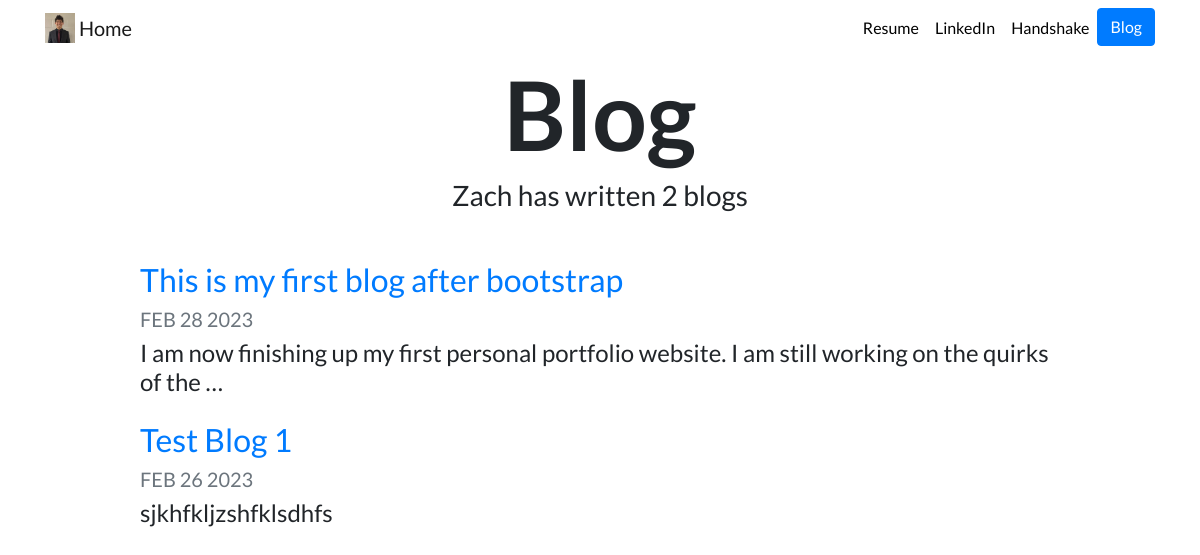
Screenshot of /blog/ with the database file from the repository.
### blog/models.py (models this page shows, shortened)
class Blog(models.Model):
    title = models.CharField(max_length=100)
    description = models.TextField(max_length=500)
    date = models.DateField()

### blog/views.py (the view)
# urls.py: path('', views.all_blogs, name='all_blogs'),
def all_blogs(request):
    blogs = Blog.objects.order_by('-date')[:5]
    return render(request, 'blog/all_blogs.html', {'blogs':blogs})

### blog/templates/blog/all_blogs.html
{% extends "projects/base.html" %}
{% load static %}
{% block content %}
<h1 id="blogtitle" class="font-weight-bold text-center">Blog</h1>
<h3 class="text-center mb-5">Zach has written {{ blogs.count }} blog{{ blogs.count|pluralize }}</h3>
{% for blog in blogs %}
<div class="row justify-content-center my-3">
  <div class="col-md-10">
    <a href="{% url 'blog:detail' blog.id %}">
      <h2>{{ blog.title }}</h2>
    </a>
    <h5 class="text-muted">{{ blog.date|date:'M d Y'|upper }}</h5>
    <h4>{{ blog.description|striptags|truncatechars:100 }}</h4>
  </div>
</div>
{% endfor %}
{% endblock %}

### projects/static/projects/custom.css (style rules this page uses)
body { font-family: 'Lato', sans-serif; }
#blogtitle { font-size: 6rem; }

### rows the page displays
Blog: title "This is my first blog after bootstrap", date "FEB 28 2023", description "I am now finishing up my first personal portfolio website. I am still working on the quirks of the …"
Blog: title "Test Blog 1", date "FEB 26 2023", description "sjkhfkljzshfklsdhfs"

### other values shown
{{ blogs.count }} "2"
